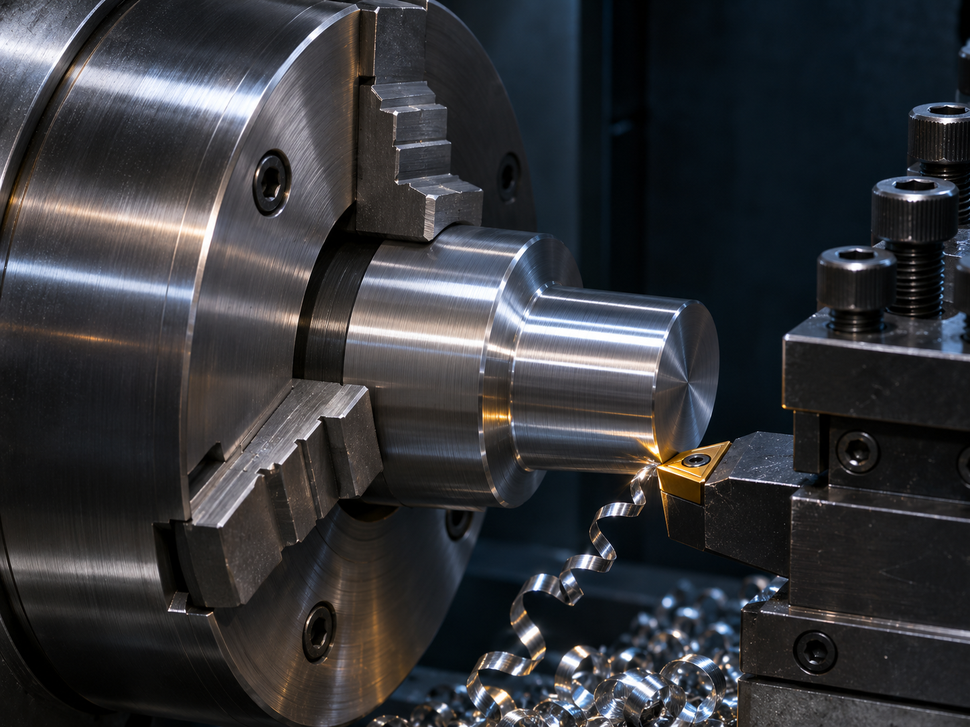
#> input picture firmware/esp32-hmi/assets/lathe-illustration.png, 970 x 727 px, shrunk from 1448 x 1086 before the run
$ python prepare_photo.py
#> lines starting #> are read from the running program, lines starting #| are printed output that depends on the picture
from PIL import Image, ImageOps
from pathlib import Path
p=Path(__file__).resolve().parents[1]/'firmware/esp32-hmi/assets'
im=ImageOps.fit(Image.open(p/'lathe-illustration.png').convert('RGB'),(198,194),method=Image.Resampling.LANCZOS)
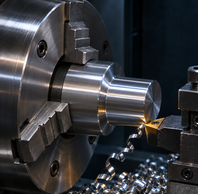
#> im: PIL image 198x194 RGB; mean R, G, B 53.9, 54.9, 58.6
data=[]
for r,g,b in im.getdata():
 v=((r>>3)<<11)|((g>>2)<<5)|(b>>3);data.extend([v&255,v>>8])
#> this loop made 38412 passes
#> (r, g, b, v) on passes 1 to 3: (17, 19, 22, 4226), (13, 13, 14, 2145), (9, 10, 9, 2113)
#> after the loop, data = 76824 items
with (p/'tv4_lathe.c').open('w') as f:
 f.write('/* Generated illustrative still. See IMAGE-PROVENANCE.md. */\n#include "lvgl.h"\nstatic const uint8_t pixels[]={\n')
 for i in range(0,len(data),32):f.write(','.join(map(str,data[i:i+32]))+',\n')
#> this loop made 2401 passes
#> i on passes 2 to 4: 32, 64, 96
 f.write('};\nconst lv_image_dsc_t tv4_lathe={.header={.magic=LV_IMAGE_HEADER_MAGIC,.cf=LV_COLOR_FORMAT_RGB565,.w=198,.h=194,.stride=396},.data_size=sizeof(pixels),.data=pixels};\n')
